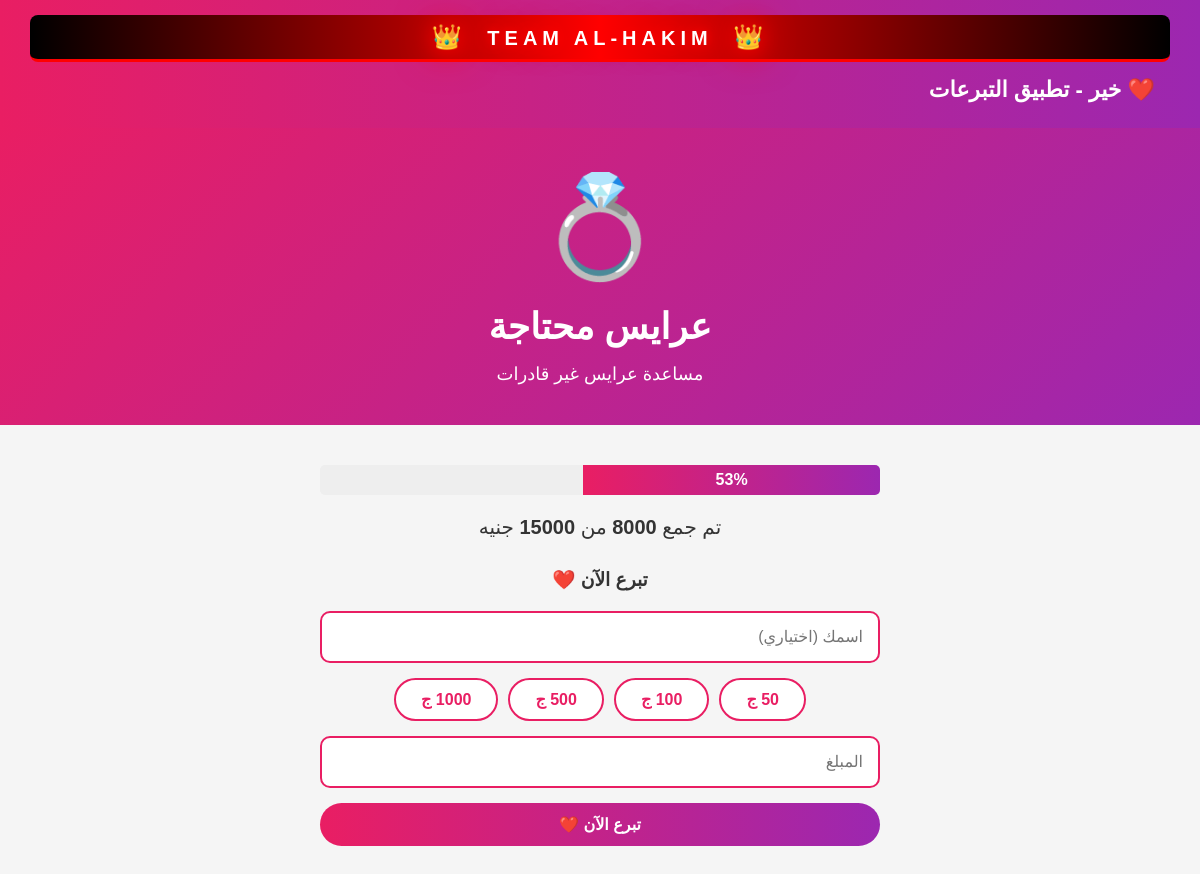
The page /case/4 on the database its author committed.
### tables this page shows
CREATE TABLE cases (
        id INTEGER PRIMARY KEY AUTOINCREMENT,
        title TEXT,
        description TEXT,
        category TEXT,
        target_amount INTEGER,
        collected_amount INTEGER DEFAULT 0,
        image TEXT,
        created_at TEXT
    );

### app.py (the view)
@app.route('/case/<int:case_id>')
def case_detail(case_id):
    conn = sqlite3.connect('khair.db')
    c = conn.cursor()
    c.execute('SELECT * FROM cases WHERE id = ?', (case_id,))
    case = c.fetchone()
    conn.close()
    return render_template('case.html', case=case)

### templates/case.html (shortened to what this page needs)
<!DOCTYPE html>
<html lang="ar" dir="rtl">
<head>
<link rel="stylesheet" href="/static/style.css">
</head>
<body>
<header class="navbar">
  <div class="admin-header">
    <span class="crown">👑</span>
    <span class="admin-title">TEAM AL-HAKIM</span>
    <span class="crown">👑</span>
  </div>
  <div class="app-name"><a href="/" style="color:white;text-decoration:none;">❤️ خير - تطبيق التبرعات</a></div>
</header>
<section class="hero" style="padding: 40px 20px;">
  <div style="font-size: 100px; margin-bottom: 20px;">{{ case[6] }}</div>
  <h2>{{ case[1] }}</h2>
  <p>{{ case[2] }}</p>
</section>
<section style="padding: 40px 20px; max-width: 600px; margin: 0 auto;">
  <div class="progress" style="height: 30px; margin-bottom: 20px;">
    <div class="progress-bar" style="width: {{ (case[5] / case[4] * 100)|int }}%; line-height: 30px; color: white; text-align: center; font-weight: bold;">
      {{ (case[5] / case[4] * 100)|int }}%
    </div>
  </div>
  <p style="text-align: center; font-size: 20px; margin-bottom: 30px;">
    تم جمع <strong>{{ case[5] }}</strong> من <strong>{{ case[4] }}</strong> جنيه
  </p>
  <h3 style="text-align: center; margin-bottom: 20px;">تبرع الآن ❤️</h3>
  <form method="POST" action="/donate/{{ case[0] }}" style="display: flex; flex-direction: column; gap: 15px;">
    <input type="text" name="donor_name" placeholder="اسمك (اختياري)"
           style="padding: 15px; border: 2px solid #e91e63; border-radius: 10px; font-size: 16px;">
    <div style="display: flex; gap: 10px; flex-wrap: wrap; justify-content: center;">
      <button type="button" onclick="setAmount(50)" class="amount-btn">50 ج</button>
      <button type="button" onclick="setAmount(100)" class="amount-btn">100 ج</button>
      <button type="button" onclick="setAmount(500)" class="amount-btn">500 ج</button>
      <button type="button" onclick="setAmount(1000)" class="amount-btn">1000 ج</button>
    </div>
    <input type="number" name="amount" id="amount" placeholder="المبلغ" required
           style="padding: 15px; border: 2px solid #e91e63; border-radius: 10px; font-size: 16px;">
    <button type="submit" class="cta-btn" style="width: 100%;">تبرع الآن ❤️</button>
  </form>
</section>
</body>
</html>

### static/style.css (style rules this page uses)
* { margin: 0; padding: 0; box-sizing: border-box; font-family: 'Arial', sans-serif; }
body { background: #f5f5f5; color: #333; direction: rtl; }
.navbar { background: linear-gradient(90deg, #e91e63, #9c27b0); color: white; padding: 15px 30px; box-shadow: 0 2px 10px rgba(0,0,0,0.1); }
.admin-header { background: linear-gradient(90deg, #000, #f00, #000); color: #fff; padding: 8px 20px; text-align: center; font-size: 20px; font-weight: bold; letter-spacing: 5px; text-shadow: 0 0 20px #f00, 0 0 40px #f00; animation: adminPulse 2s infinite; border-bottom: 3px solid #f00; margin-bottom: 15px; border-radius: 8px; }
.admin-title { color: #fff; text-shadow: 0 0 10px #f00, 0 0 20px #f00, 0 0 30px #f00; }
.crown { font-size: 24px; animation: rotate 3s infinite linear; display: inline-block; margin: 0 10px; }
.app-name { font-size: 22px; color: white; font-weight: bold; margin-bottom: 10px; }
.navbar a { color: white; text-decoration: none; margin: 0 15px; transition: 0.3s; }
.hero { background: linear-gradient(135deg, #e91e63, #9c27b0); color: white; padding: 60px 20px; text-align: center; }
.hero h2 { font-size: 36px; margin-bottom: 15px; }
.hero p { font-size: 18px; }
.progress { background: #eee; height: 10px; border-radius: 5px; overflow: hidden; margin-bottom: 10px; }
.progress-bar { background: linear-gradient(90deg, #e91e63, #9c27b0); height: 100%; transition: 0.5s; }
.donate-btn, .cta-btn { background: linear-gradient(90deg, #e91e63, #9c27b0); color: white; border: none; padding: 12px 30px; border-radius: 25px; cursor: pointer; font-size: 16px; font-weight: bold; text-decoration: none; display: inline-block; transition: 0.3s; }
.amount-btn { background: white; color: #e91e63; border: 2px solid #e91e63; padding: 10px 25px; border-radius: 25px; cursor: pointer; font-size: 16px; font-weight: bold; transition: 0.3s; }

### rows shown on the page
cases: image "💍", title "عرايس محتاجة", description "مساعدة عرايس غير قادرات", (case[5]/case[4]*100)|int "53", collected_amount "8000", target_amount "15000"
